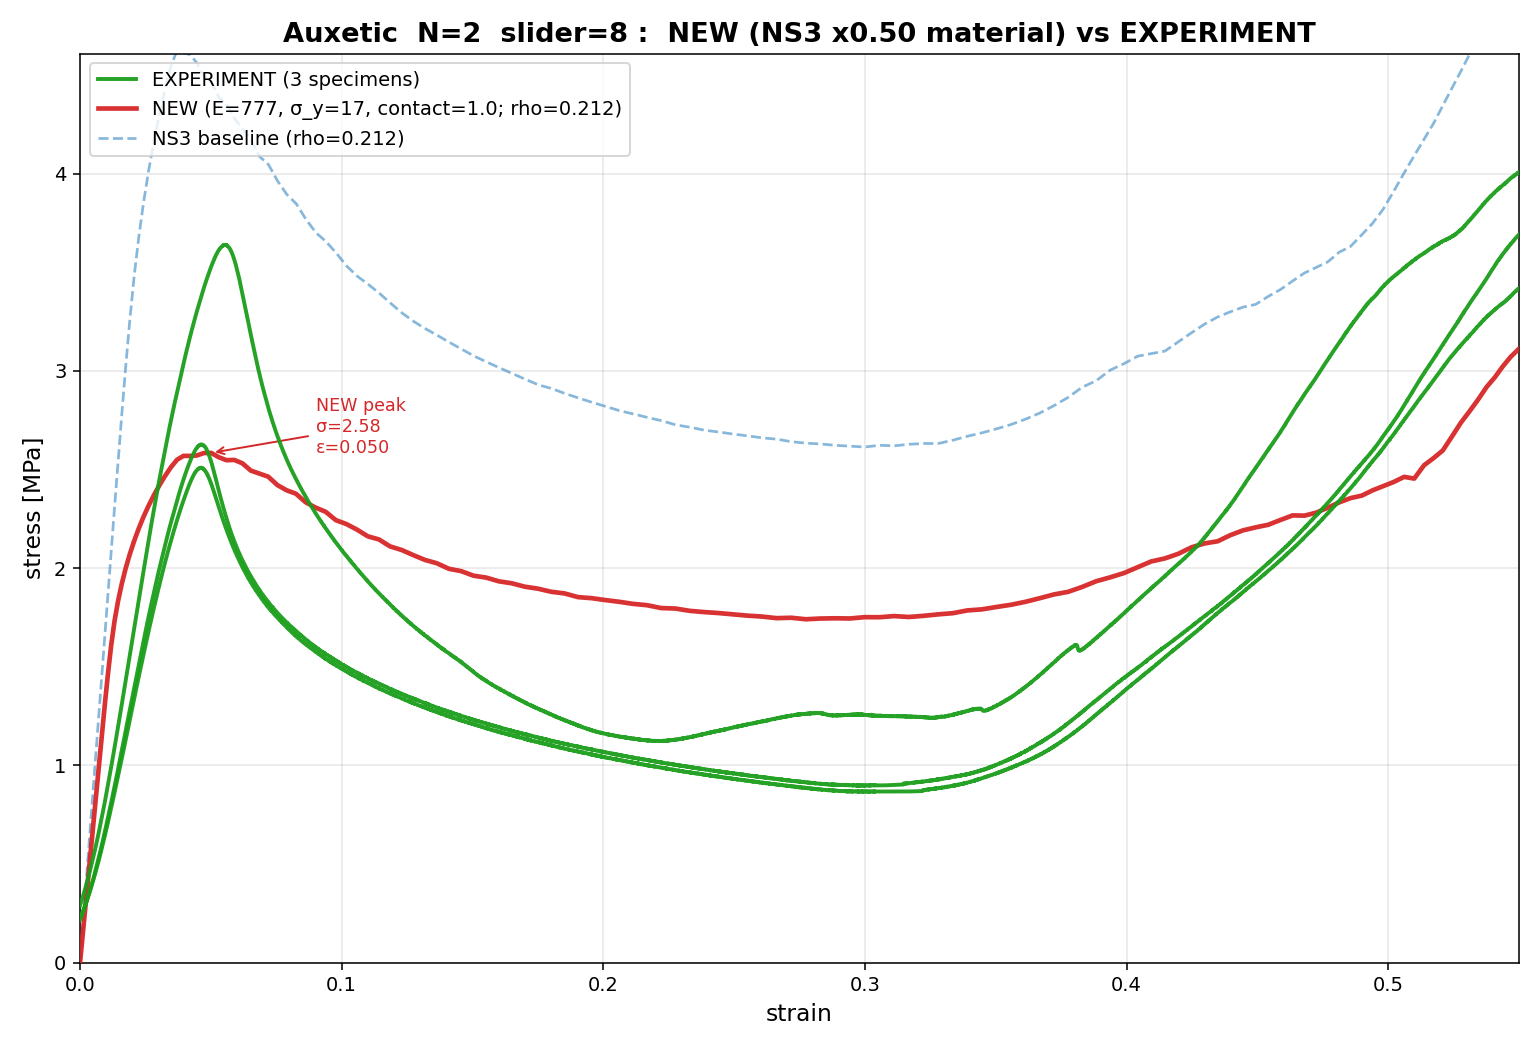

The script that saved this image:
#!/usr/bin/env python3
"""Auxetic N=2 latest run vs experiment + NS3 baseline.
Y-axis adaptive to NEW + experiment range (NOT to NS3/NS4 max)."""
import os, numpy as np
import matplotlib
matplotlib.use('Agg')
import matplotlib.pyplot as plt

from compare_n2_full import parse_sim, parse_exp, find_exp, trim_exp, N, CONS, GENROOT

TOPO = 'Auxetic'

new_  = parse_sim(os.path.join(GENROOT, TOPO, '5','0p5','8','StaCompre','feature_data.txt'))
ns3   = parse_sim(os.path.join(CONS, 'simulation','NewSession3',f'{TOPO}__baseline',f'N{N}','feature_data.txt'))

fig, ax = plt.subplots(figsize=(11, 7.5))

# experiment
exp_max_in_xlim = 0.0
n_exp = 0
for sub, csvp in find_exp(TOPO):
    names, dims, specs = parse_exp(csvp)
    for k, (force, disp) in enumerate(specs):
        if force.size == 0 or k >= len(dims): continue
        T, W, H = dims[k]
        if T <= 0 or W <= 0 or H <= 0: continue
        eps, sig = trim_exp(disp / H, force / (T * W))
        ax.plot(eps, sig, color='#1a9e1a', lw=2.0, alpha=0.95,
                label=f'EXPERIMENT (3 specimens)' if n_exp == 0 else None, zorder=10)
        m = (eps >= 0) & (eps <= 0.55)
        if m.any(): exp_max_in_xlim = max(exp_max_in_xlim, float(sig[m].max()))
        n_exp += 1

new_max = 0.0
if new_ is not None:
    e, s = new_[1], new_[2]
    ax.plot(e, s, color='#d62728', lw=2.4, ls='-', alpha=0.95,
            label=f'NEW (E=777, σ_y=17, contact=1.0; rho={new_[0]:.3f})', zorder=3)
    m = (e >= 0) & (e <= 0.55)
    if m.any(): new_max = float(s[m].max())

ns3_max = 0.0
if ns3 is not None:
    e, s = ns3[1], ns3[2]
    ax.plot(e, s, color='#5599cc', lw=1.4, ls='--', alpha=0.7,
            label=f'NS3 baseline (rho={ns3[0]:.3f})', zorder=2)
    m = (e >= 0) & (e <= 0.55)
    if m.any(): ns3_max = float(s[m].max())

# Y-axis: adapt to NEW + experiment, ignore NS3/NS4 (which dominate top)
y_top = max(new_max, exp_max_in_xlim) * 1.15

ax.set_title(f'{TOPO}  N=2  slider=8 :  NEW (NS3 x0.50 material) vs EXPERIMENT',
             fontsize=14, fontweight='bold')
ax.set_xlabel('strain', fontsize=12)
ax.set_ylabel('stress [MPa]', fontsize=12)
ax.set_xlim(0, 0.55)
ax.set_ylim(0, y_top)
ax.grid(True, alpha=0.3)
ax.legend(fontsize=10, loc='upper left')

# annotate peak values
if new_ is not None:
    e, s = new_[1], new_[2]
    cutoff = np.searchsorted(e, 0.15)
    if cutoff > 5:
        i = int(np.argmax(s[:cutoff]))
        ax.annotate(f'NEW peak\nσ={s[i]:.2f}\nε={e[i]:.3f}',
                    xy=(e[i], s[i]), xytext=(e[i]+0.04, s[i]),
                    fontsize=9, color='#d62728',
                    arrowprops=dict(arrowstyle='->', color='#d62728', lw=1))

plt.tight_layout()
out = os.path.join(CONS, 'compare_auxetic_v3.png')
plt.savefig(out, dpi=140); plt.close(fig)
print(f'NEW peak in xlim: {new_max:.3f}, NS3 peak: {ns3_max:.3f}, exp peak: {exp_max_in_xlim:.3f}')
print(f'Y-axis top: {y_top:.3f}')
print('Saved:', out)
